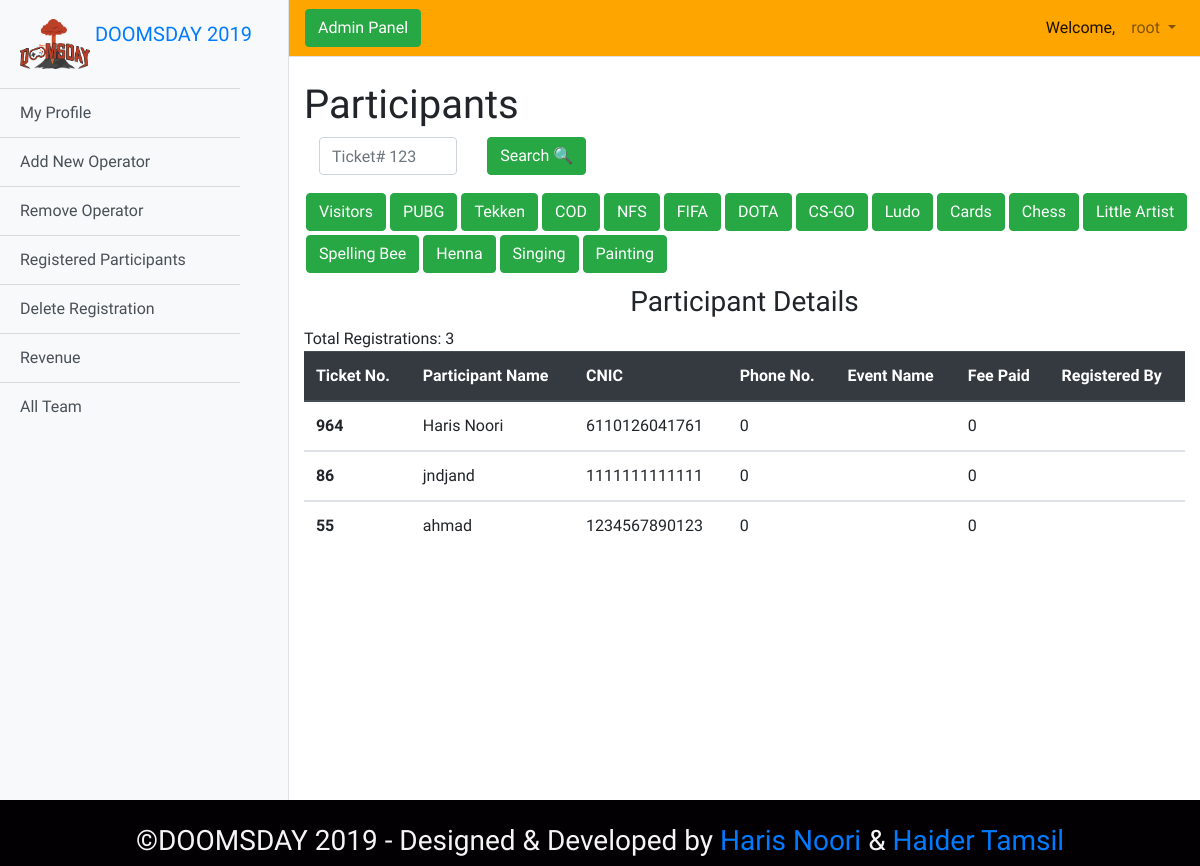
The page /src/admin/registered_participants.php (signed in) on the database its author committed.
### tables this page shows
CREATE TABLE `participants` (
  `p_id` int(6) NOT NULL,
  `p_name` varchar(50) NOT NULL,
  `p_cnic` bigint(30) NOT NULL,
  `p_phone` int(11) NOT NULL,
  `event_name` varchar(20) NOT NULL,
  `fee_paid` int(20) NOT NULL,
  `registered_by` varchar(50) NOT NULL
);

### src/admin/registered_participants.php (the view, shortened to what this page needs)
<?php include "../connect.php" ?>
<!DOCTYPE html>
<html lang="en">
<head>
    <link rel="stylesheet" href="../../css/registered_participants.css">
</head>
<body>
    <?php include "admin_header.php" ?>
    <div class="container-fluid">
        <h1 class="mt-4">Participants</h1>
        <center>
            <form class="myform" action="" method="POST">
                <div class="form-row">
                    <div class="form-group col-md-2">
                        <input name="p_id" type="number" class="form-control" id="inputEmail4" placeholder="Ticket# 123">
                    </div>
                    <div class="form-group col-md-2">
                        <button type="submit" name="btn_id" class="btn btn-success">Search 🔍</button>
                    </div>
                </div>
                <div class="row">
                    <button type="submit" name="Visitor" class="btn btn-success btn-mybtn">Visitors</button>
                    <button type="submit" name="PUBG" class="btn btn-success btn-mybtn">PUBG</button>
                    <button type="submit" name="Tekken" class="btn btn-success btn-mybtn">Tekken</button>
                    <button type="submit" name="COD" class="btn btn-success btn-mybtn">COD</button>
                    <button type="submit" name="NFS" class="btn btn-success btn-mybtn">NFS</button>
                    <button type="submit" name="FIFA" class="btn btn-success btn-mybtn">FIFA</button>
                    <button type="submit" name="DOTA" class="btn btn-success btn-mybtn">DOTA</button>
                    <button type="submit" name="CS-GO" class="btn btn-success btn-mybtn">CS-GO</button>
                    <button type="submit" name="Ludo" class="btn btn-success btn-mybtn">Ludo</button>
                    <button type="submit" name="Cards" class="btn btn-success btn-mybtn">Cards</button>
                    <button type="submit" name="Chess" class="btn btn-success btn-mybtn">Chess</button>
                    <button type="submit" name="Little" class="btn btn-success btn-mybtn">Little Artist</button>
                    <button type="submit" name="Spell" class="btn btn-success btn-mybtn">Spelling Bee</button>
                    <button type="submit" name="Henna" class="btn btn-success btn-mybtn">Henna</button>
                    <button type="submit" name="Singing" class="btn btn-success btn-mybtn">Singing</button>
                    <button type="submit" name="Paint" class="btn btn-success btn-mybtn">Painting</button>
                </div>
            </form>
        </center>
        <h3 class="head3">Participant Details</h3>
        <table class="table mytable">
            <thead class="thead-dark">
                <tr>
                    <th scope="col">Ticket No.</th>
                    <th scope="col">Participant Name</th>
                    <th scope="col">CNIC</th>
                    <th scope="col">Phone No.</th>
                    <th scope="col">Event Name</th>
                    <th scope="col">Fee Paid</th>
                    <th scope="col">Registered By</th>
                </tr>
            </thead>
            <?php
                if(isset($_POST["btn_id"]))
                {
                    $p_id = $_POST["p_id"];
                    $qry = " SELECT * FROM participants WHERE p_id = '".$p_id."' ";
                    $res = $con->query($qry);
                    $result = "";
                    if($res->num_rows > 0)
                    {
                        echo "Total Registrations: ".$res->num_rows;
                        while($row = $res->fetch_assoc())
                        {
                            ?>
                    <tbody>
                        <tr>
                            <th scope="row"> <?php echo " ".$row["p_id"]." " ?> </th>
                            <td><?php echo " ".$row["p_name"]." " ?></td>
                            <td><?php echo " ".$row["p_cnic"]." " ?></td>
                            <td><?php echo " ".$row["p_phone"]." " ?></td>
                            <td><?php echo " ".$row["event_name"]." " ?></td>
                            <td><?php echo " ".$row["fee_paid"]." " ?></td>
                            <td><?php echo " ".$row["registered_by"]." " ?></td>
                        </tr>
                    <?php
                        }
                    }
                    else{echo "No Results Found!!";}
                }
                else
                {
                    $qry = " SELECT * FROM participants ";
                    $res = $con->query($qry);
                    if($res->num_rows > 0)
                    {
                        while($row = $res->fetch_assoc())
                        {
                            ?>
                    <tbody>
                        <tr>
                            <th scope="row"> <?php echo " ".$row["p_id"]." " ?> </th>
                            <td><?php echo " ".$row["p_name"]." " ?></td>
                            <td><?php echo " ".$row["p_cnic"]." " ?></td>
                            <td><?php echo " ".$row["p_phone"]." " ?></td>
                            <td><?php echo " ".$row["event_name"]." " ?></td>
                            <td><?php echo " ".$row["fee_paid"]." " ?></td>
                            <td><?php echo " ".$row["registered_by"]." " ?></td>
                        </tr>
                    <?php
                        }
                    }
                    else{echo "No Results Found!!";}
                }
            ?>
            </tbody>
        </table>
    </div>
    <?php include "admin_foot.php" ?>

### css/registered_participants.css (style rules this page uses)
body { font-family: 'Big Shoulders Text', cursive; }
.mytable { width: 750px; margin-right: auto; margin-left: auto; }
.head3 { margin-left: auto; margin-right: auto; text-align: center; margin-top: 10px; }
.myform { width: 100%; margin-left: 15px; margin-right: auto; }
.btn-mybtn { margin: 2px; }

### css/admin-dashboard.css (style rules this page uses)
body { font-family: 'Big Shoulders Text', cursive; }

### css/simple-sidebar.css (style rules this page uses)
body { overflow-x: hidden; }

### rows shown on the page
participants: p_id "964", p_name "Haris Noori", p_cnic "6110126041761", p_phone "0", fee_paid "0"
participants: p_id "86", p_name "jndjand", p_cnic "1111111111111", p_phone "0", fee_paid "0"
participants: p_id "55", p_name "ahmad", p_cnic "1234567890123", p_phone "0", fee_paid "0"

### other values the page prints
$_SESSION["admin"] "root"
